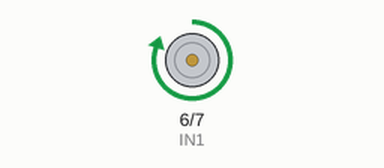
The sketch below on a simulated Arduino Uno, built with avr-gcc and run on an emulated ATmega328P. Shown: motor-driver pin pairs drawn as motors (green arrow = first pin HIGH = forward, orange = second pin HIGH = backward, longer = more drive, scaled by the enable pin).

Above: at 2.29 s.
At 4.7 s:
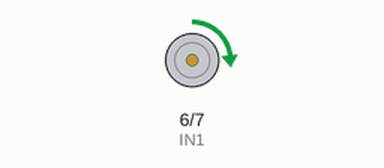
At 7.1 s:
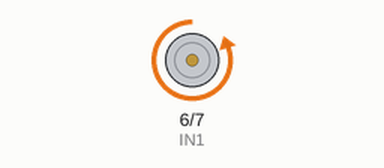
At 9.5 s:
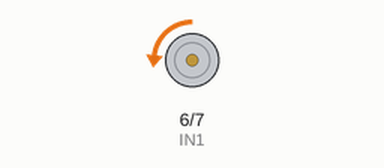
Timing chart, 0 to 12.5 s (numbered marks = the images above):
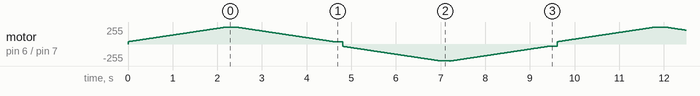

The sketch:

pwm_module_test.ino
```cpp
#define IN1 6
#define IN2 7
#define pwm 9
#define del 10
#define d 200
#define m 35

void setup() {
  pinMode(IN1 , OUTPUT);
  pinMode(IN2 , OUTPUT);
  pinMode(pwm , OUTPUT);

}

void loop() {

  digitalWrite(IN1, HIGH);
  digitalWrite(IN2, LOW);

  for(int i = m; i < 255; i++){
    analogWrite(pwm, i);
    delay(del);
  }

  delay(d);

  for(int i = 255; i > m; i--){
    analogWrite(pwm, i);
    delay(del);
  }

  delay(d);

  digitalWrite(IN1, LOW);
  digitalWrite(IN2, HIGH);

  for(int i = m; i < 255; i++){
    analogWrite(pwm, i);
    delay(del);
  }

  delay(d);

  for(int i = 255; i > m; i--){
    analogWrite(pwm, i);
    delay(del);
  }
  delay(d);

}
```
